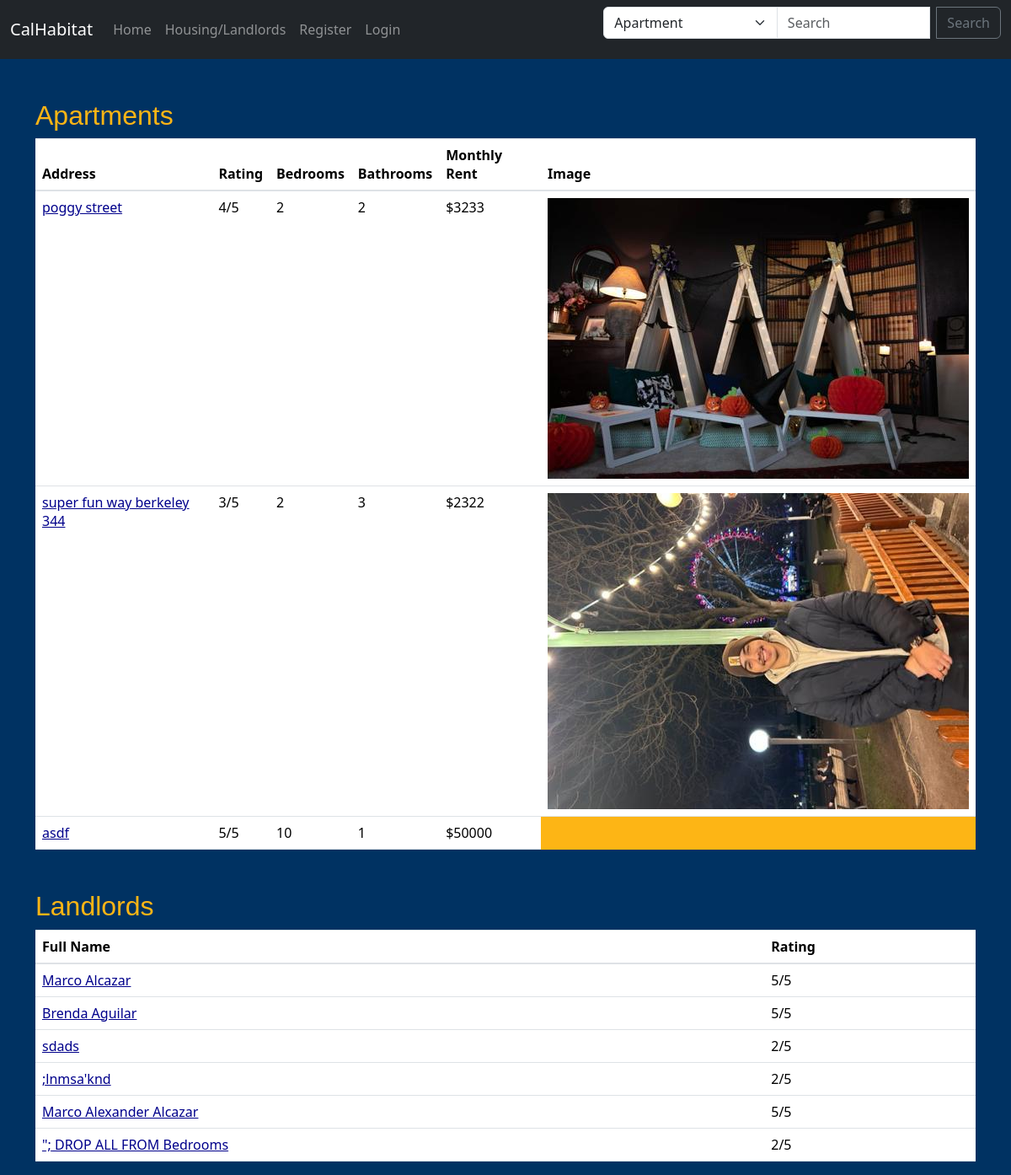
Before: /apartmentss/ with the older database file.
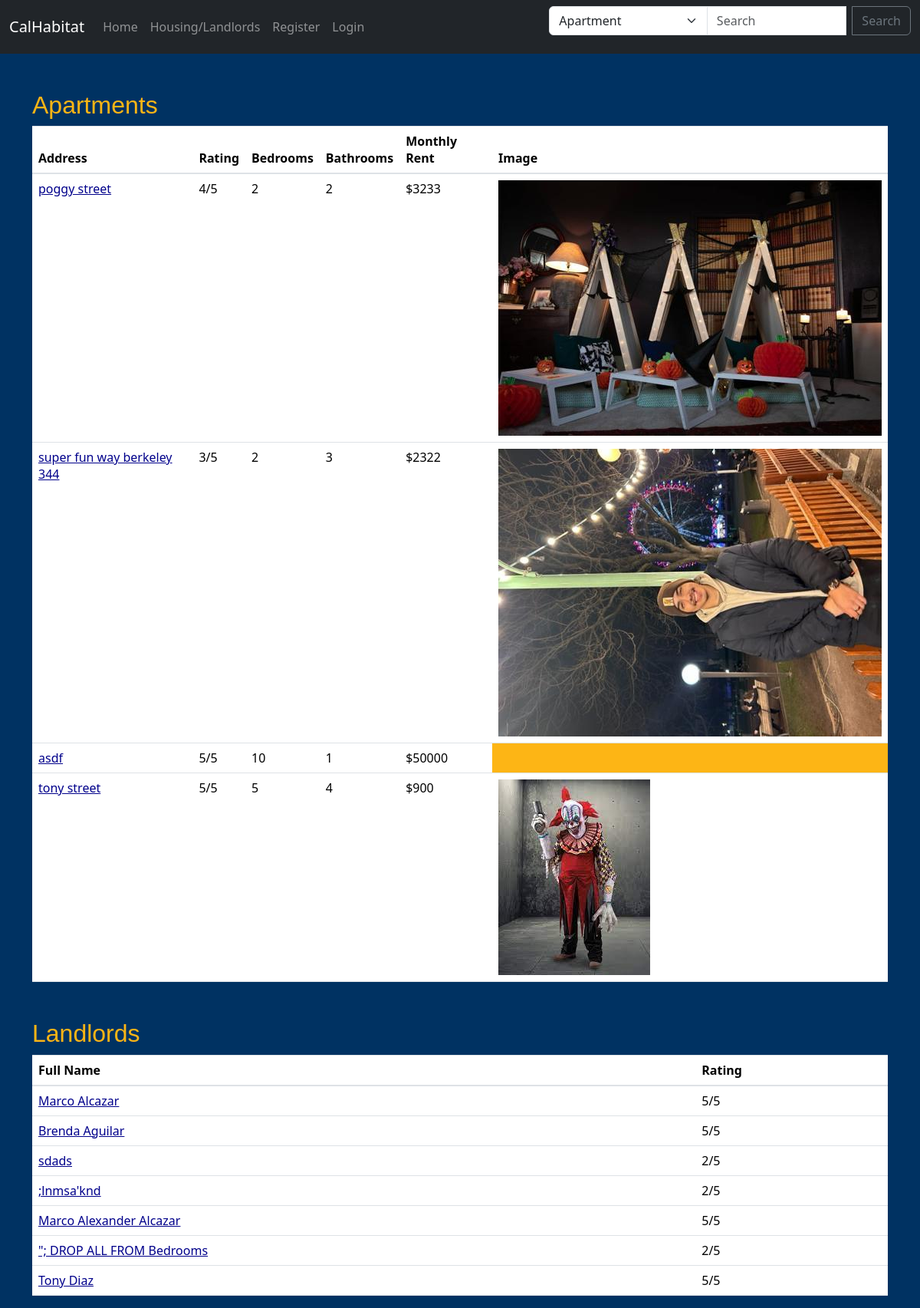
After: the same page with the newer database file.
### myapp/models.py (models this page shows, shortened)
class Housing(models.Model):
    Address = models.CharField(max_length=50)
    Bedrooms = models.IntegerField(default="", validators=[MinValueValidator(1), MaxValueValidator(25)])
    Bathrooms = models.IntegerField(default="", validators=[MinValueValidator(1), MaxValueValidator(25)])
    Description = models.CharField(max_length=250, default="")
    Rating = models.IntegerField(default="", validators=[MinValueValidator(1), MaxValueValidator(5)])
    Price = models.IntegerField(default="", validators=[MinValueValidator(500), MaxValueValidator(50000)])
    LandLord = models.CharField(max_length=200, default="")
    housing_image = models.ImageField(null=True, blank=True, upload_to="images/")
    housing_image2 = models.ImageField(null=True, blank=True, upload_to="images/")
    housing_image3 = models.ImageField(null=True, blank=True, upload_to="images/")
    housing_image4 = models.ImageField(null=True, blank=True, upload_to="images/")
    housing_image5 = models.ImageField(null=True, blank=True, upload_to="images/")

class Landlord(models.Model):
    FullName= models.CharField(max_length = 60, default = "")
    Rating = models.IntegerField(default = "", validators=[MinValueValidator(1), MaxValueValidator(5)])
    Description = models.CharField(max_length = 250, default = "")

### myapp/views.py (the view)
# urls.py: path("apartmentss/", apartmentss.as_view(), name = "apartmentss"),
class apartmentss(ListView):
    template_name = 'myapp/apartmentss.html'
    model = Housing
    context_object_name = 'apartmentss'
    queryset = Housing.objects.all()
    def get_context_data(self, **kwargs):
        context = super().get_context_data(**kwargs)
        context['Landlords'] = Landlord.objects.all()  # Add queryset for landlords to the context
        return context

### myapp/templates/myapp/apartmentss.html (shortened to what this page needs)
<link rel="stylesheet" href="https://maxcdn.bootstrapcdn.com/bootstrap/4.5.2/css/bootstrap.min.css">
<link href="https://cdn.jsdelivr.net/npm/bootstrap@5.3.2/dist/css/bootstrap.min.css" rel="stylesheet">
{% include 'myapp/nav.html' %}
<div class="container mt-5">
    <h2 class="custom-heading-color">Apartments</h2>
    <table class="table table-hover custom-table-color">
        <thead>
            <tr>
                <th>Address</th>
                <th>Rating</th>
                <th>Bedrooms</th>
                <th>Bathrooms</th>
                <th>Monthly Rent</th>
                <th>Image</th>
            </tr>
        </thead>
        <tbody>
            {% for house in apartmentss %}
            <tr>
                <td>
                    <a href="{% url 'show-house' house.id %}" class="custom-link-color">
                        {{ house.Address }}
                    </a>
                </td>
                <td>{{ house.Rating }}/5</td>
                <td> {{ house.Bedrooms }}</td>
                <td> {{ house.Bathrooms }}</td>
                <td> ${{ house.Price }}</td>
                {% if house.housing_image %}
                <td><img src="{{ house.housing_image.url }}"></td>
                {% endif %}
            </tr>
            {% endfor %}
        </tbody>
    </table>
</div>
<div class="container mt-5">
    <h2 class="custom-heading-color">Landlords</h2>
    <table class="table table-hover custom-table-color">
        <thead>
            <tr>
                <th>Full Name</th>
                <th>Rating</th>
            </tr>
        </thead>
        <tbody>
            {% for landlord in Landlords %}
            <tr>
                <td>
                    <a href="{% url 'show-landlord' landlord.id %}" class="custom-link-color">
                        {{ landlord.FullName }}
                    </a>
                </td>
                <td>{{ landlord.Rating }}/5</td>
            </tr>
            {% endfor %}
        </tbody>
    </table>
</div>

### myapp/templates/myapp/nav.html (shortened to what this page needs)
<nav class="navbar navbar-expand-lg navbar-dark bg-dark">
  <div class="container-fluid">
    <a class="navbar-brand" href="#">CalHabitat</a>
    <div class="collapse navbar-collapse" id="navbarSupportedContent">
      <ul class="navbar-nav me-auto mb-2 mb-lg-0">
        <a class="nav-link" href="{% url 'index' %}">Home</a>
        <a class="nav-link" href="{% url 'apartmentss' %}">Housing/Landlords</a>
        {% if user.is_authenticated %}
          <a class="nav-link" href="{% url 'logout' %}">Logout</a>
        {% else %}
          <a class="nav-link" href="{% url 'register_user' %}">Register</a>
          <a class="nav-link" href="{% url 'login' %}">Login</a>
        {% endif %}
      </ul>
      <form class="d-flex ms-auto" id="searchForm" method="POST">
        <div class="input-group">
          <select class="form-select" name="search-type" id="searchType">
            <option value="apartment">Apartment</option>
          </select>
          <input class="form-control me-2" type="search" placeholder="Search" aria-label="Search" name="searched">
          <button class="btn btn-outline-secondary" type="submit">Search</button>
        </div>
      </form>
    </div>
  </div>
</nav>

### myapp/templates/myapp/apartmentss.html (style rules this page uses)
.custom-table-color { background-color: #FDB515; }
.custom-link-color { color: #00008b; }
.custom-heading-color { color: #FDB515; font-family: 'Montserrat', sans-serif; }

Changed rows visible on the page:
added Housing: Address "tony street", Rating "5", Bedrooms "5", Bathrooms "4", Price "900", housing_image (picture)
added Landlord: FullName "Tony Diaz", Rating "5"
